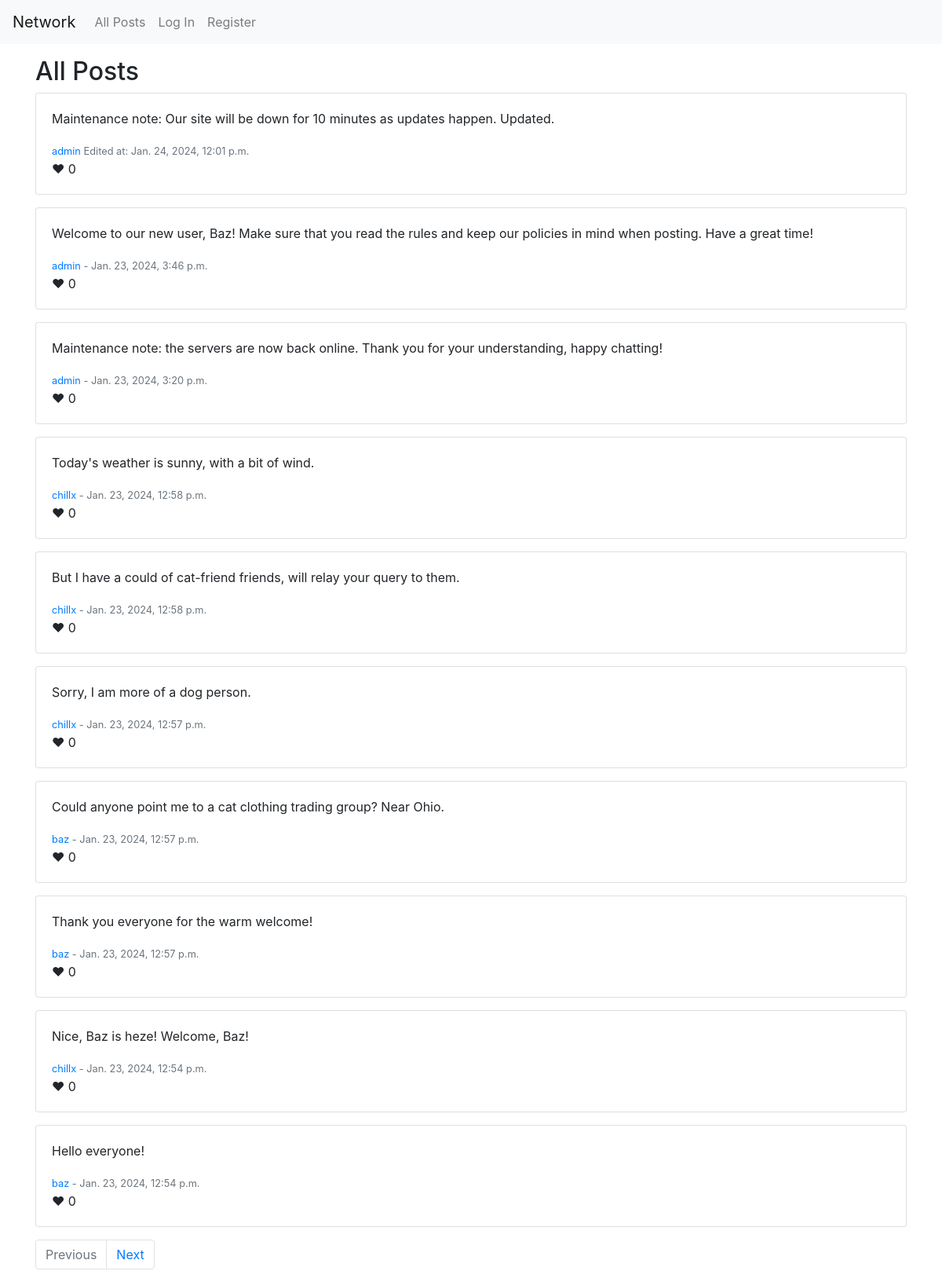
Before: / with the older database file.
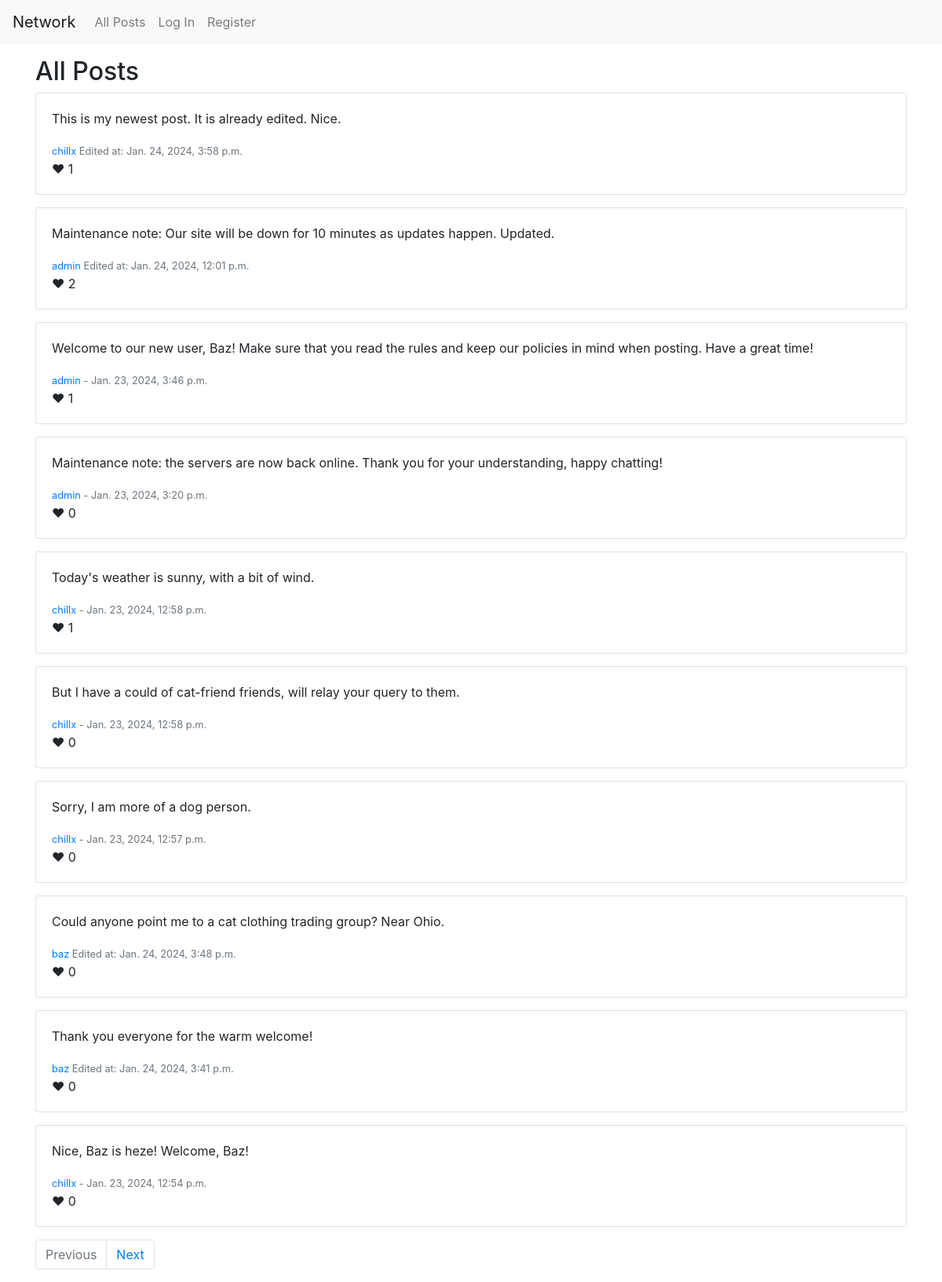
After: the same page with the newer database file.
### network/models.py (models this page shows, shortened)
class Post(models.Model):
    content = models.TextField()
    created_at = models.DateTimeField(auto_now_add=True)
    last_updated = models.DateTimeField(null=True, blank=True)
    user = models.ForeignKey(User, on_delete=models.CASCADE, related_name='posts')
    likes = models.ManyToManyField(User, related_name='liked_posts', blank=True)

class User(AbstractUser):
    def __str__(self):
        return self.username

### network/views.py (the view, shortened to what this page needs)
# urls.py: path("", views.index, name="index"),
def index(request):
    posts = Post.objects.all().order_by('-created_at')
    form = PostForm()
    p = Paginator(posts, 10)
    page_number = request.GET.get('page', 1)
    pagecontent = p.get_page(page_number)
    return render(request, "network/index.html", {"pagecontent": pagecontent, "form": form})

### network/templates/network/index.html (shortened to what this page needs)
{% extends "network/layout.html" %}
{% block body %}
    <div class="container mt-3">
        <h2>All Posts</h2>
        {% include "network/post_display.html" %}
    </div>
{% endblock %}

### network/templates/network/post_display.html (shortened to what this page needs)
{% for post in pagecontent %}
<div class="card mb-3">
    <div class="card-body">
        <p class="content card-text" id="post-{{post.id}}">{{ post.content }}</p>
        <small class="text-muted"><a href="{% url 'user_details' username=post.user.username %}">{{ post.user.username }}</a>
        <span  id="history-{{post.id}}">
            {% if not post.last_updated %}
                - {{ post.created_at }}
            {% else %}
                Edited at: {{ post.last_updated }}
            {% endif %}
        </span>
        </small>
        <div class="likes-section">
            <span class="heart-icon">&#10084;
            <span class="like-count" id="like-count-{{post.id}}">{{ post.likes.count }}</span></span>
            <br>
        </div>
    </div>
</div>
{% endfor %}

Changed rows visible on the page:
no longer on this page (row edited): Post: content "Hello everyone!", user.username "baz", created_at "Jan. 23, 2024, 12:54 p.m.", likes.count "0"
added Post: content "This is my newest post. It is already edited. Nice.", user.username "chillx", last_updated "Jan. 24, 2024, 3:58 p.m.", likes.count "1"
computed for Post "Jan. 24, 2024, 12:01 p.m.": likes.count "0" → "2"
computed for Post "Jan. 23, 2024, 3:46 p.m.": likes.count "0" → "1"
computed for Post "Today's weather is sunny, with a bit of wind.": likes.count "0" → "1"
changed Post "Could anyone point me to a cat clothing trading group? Near Ohio.": last_updated (not shown) → "Jan. 24, 2024, 3:48 p.m."; created_at "Jan. 23, 2024, 12:57 p.m." → (not shown); last_updated "-" → "Edited at:"
changed Post "Thank you everyone for the warm welcome!": last_updated (not shown) → "Jan. 24, 2024, 3:41 p.m."; created_at "Jan. 23, 2024, 12:57 p.m." → (not shown); last_updated "-" → "Edited at:"
